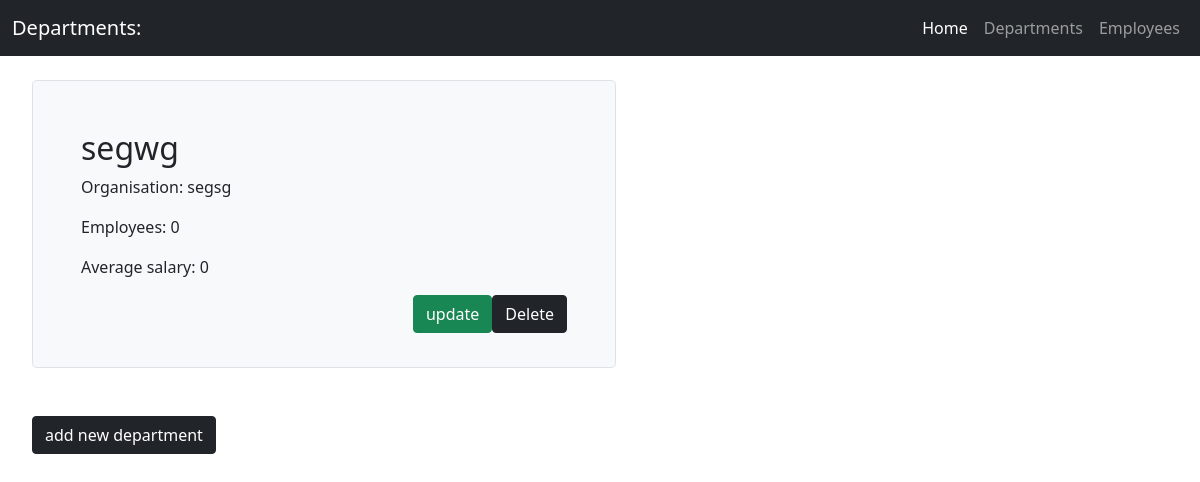
/departments, run on an earlier commit of the app's database.
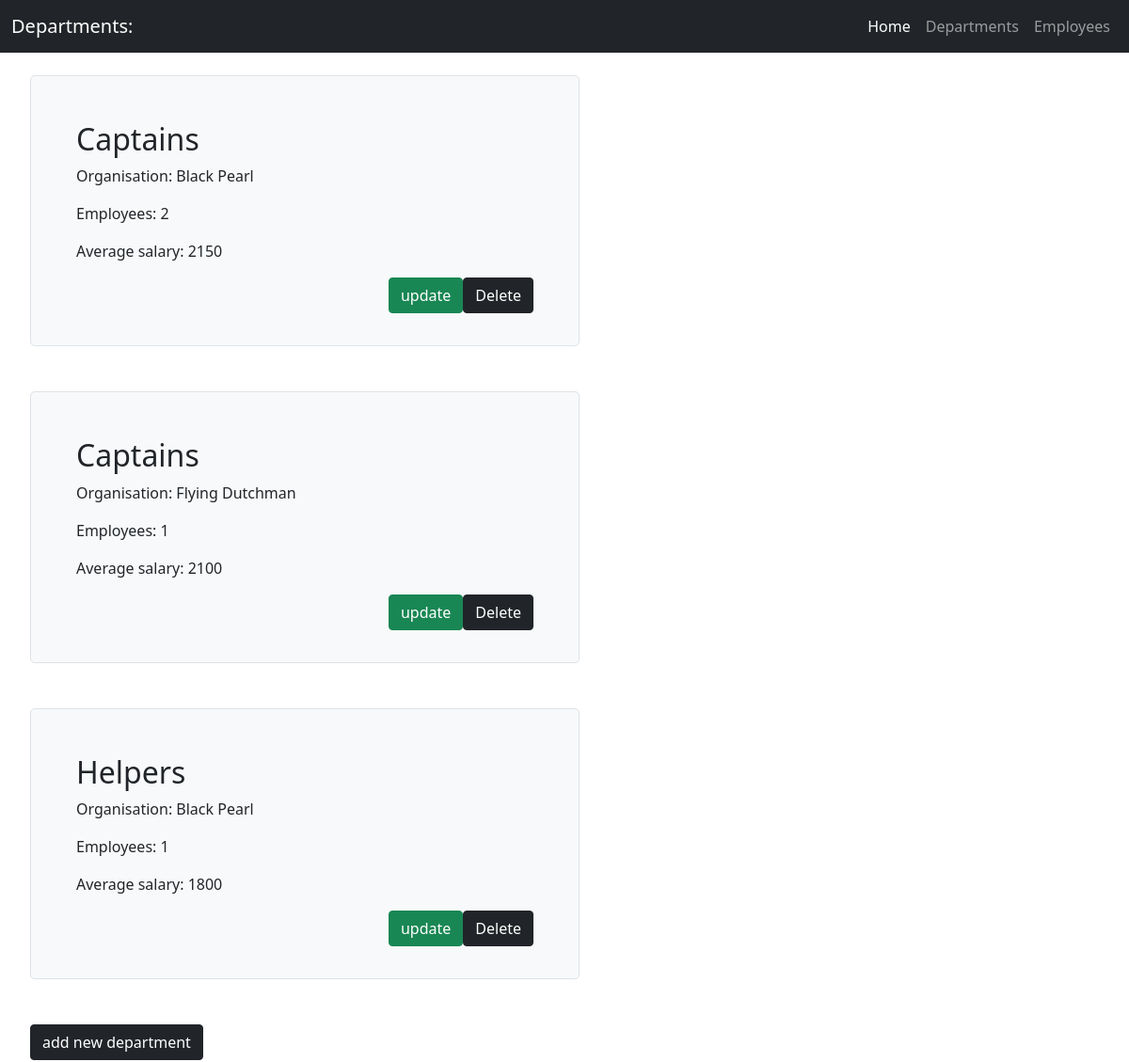
And on a later commit of the database.
### department_app/models/department.py (models this page shows, shortened)
class Department(db.Model):
    __tablename__ = "department"
    id = db.Column(db.Integer, primary_key=True)
    name = db.Column(db.String(30), nullable=False)
    organisation = db.Column(db.String(30), nullable=False)
    average_salary = db.Column(db.Integer, nullable=False)
    employees = db.relationship(
        'Employee',
        cascade="all,delete",
        backref=db.backref('department', lazy=True),
        lazy=True
    )
    def save_to_db(self):
        db.session.add(self)
        db.session.commit()

### department_app/views/department_view.py (the view)
@departments_bp.route("/departments")
def show_departments():
    departments = DepartmentService.calc_avg_salary(Department.query.all())
    return render_template("departments.html", departments=departments)

### department_app/service/department_service.py (called while the page is built)
    @staticmethod
    def calc_avg_salary(departments):
        for department in departments:
            if department.employees:
                try:
                    department.average_salary = int((sum([employee.salary for employee in department.employees])) / len(
                        department.employees))
                except Exception:
                    raise ValueError("Employee`s salary cannot be zero")
                department.save_to_db()
        return departments

### department_app/templates/departments.html (shortened to what this page needs)
{% extends 'base.html' %}
{% block title %}Departments:{% endblock %}
{% block content %}
<ul>
    {% for department in departments %}
    <br>
    <div class="col-md-6">
        <div class="h-100 p-5 bg-light border rounded-3">
            <h2>{{department.name}}</h2>
            <p>Organisation: {{department.organisation}}</p>
            <p>Employees: {{department.employees|length}}</p>
            <p>Average salary: {{department.average_salary}}</p>
            <button type="button" class="btn btn-dark float-end" data-bs-toggle="modal" data-bs-target="#exampleModal{{department.id}}">
                Delete
            </button>
            <a href="/departments/{{ department.id }}/update">
                <button class="btn btn-success float-end" type="button">update</button>
            </a>
            <br>
        </div>
    </div>
    <br>
    {% endfor %}
    <br>
    <a href="/department/">
        <button class="btn btn-dark float-start" type="button">add new department</button>
    </a>
    <br>
</ul>
{% endblock content %}

What changed in the data, as far as the page shows it:
removed Department: name "segwg", organisation "segsg", employees|length "0", average_salary "0"
added Department: name "Captains", organisation "Black Pearl", employees|length "2", average_salary "2150"
added Department: name "Captains", organisation "Flying Dutchman", employees|length "1", average_salary "2100"
added Department: name "Helpers", organisation "Black Pearl", employees|length "1", average_salary "1800"
